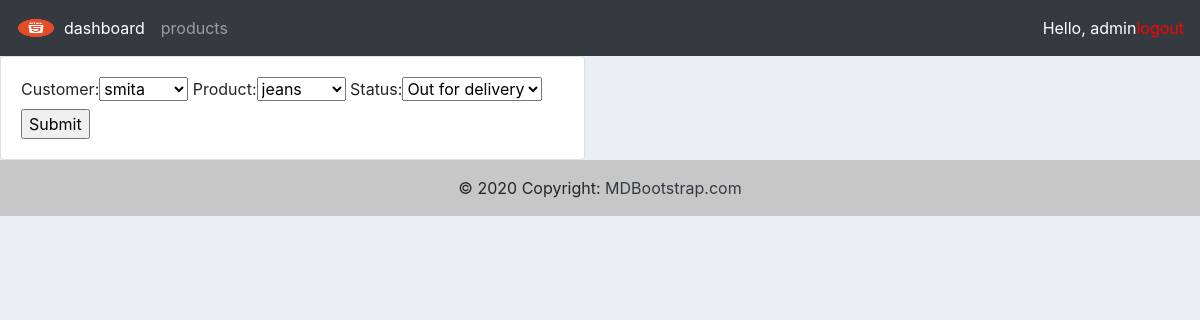
/update_order/1 (signed in), run on the app's committed database.
### accounts/models.py (models this page shows)
class Order(models.Model):
	STATUS = (
			('Pending', 'Pending'),
			('Out for delivery', 'Out for delivery'),
			('Delivered', 'Delivered'),
			)
	customer = models.ForeignKey(Customer, null=True, on_delete= models.SET_NULL)
	product = models.ForeignKey(Product, null=True, on_delete= models.SET_NULL)
	date_created = models.DateTimeField(auto_now_add=True, null=True)
	status = models.CharField(max_length=200, null=True, choices=STATUS)

### accounts/views.py (the view)
# urls.py: path('update_order/<str:pk>', views.updateOrder, name="update_order"),
@login_required(login_url='login')
def updateOrder(request, pk):
	order = Order.objects.get(id=pk)
	form = OrderForm(instance=order)
	if request.method == 'POST':
		form = OrderForm(request.POST, instance=order)
		if form.is_valid():
			form.save()
			return redirect('/')
	context = {'form':form}
	return render(request, 'order_form.html',context)

### accounts/forms.py
class OrderForm(ModelForm):
	class Meta:
		model = Order
		fields = '__all__'

### accounts/models.py (called while the page is built)
	def __str__(self):
		return self.name

	def __str__(self):
		return self.name

### accounts/templates/order_form.html (shortened to what this page needs)
{%  extends 'main.html' %}
{% load static %}
{% block content %}
<div class="row">
	<div class="col-md-6">
		<div class="card card-body">
			<form action="" method="POST">
				{{form}}
				<input type="submit" name="Submit">
			</form>
		</div>
	</div>
</div>
{% endblock %}

### accounts/templates/navbar.html (shortened to what this page needs)
{% load static %}
<nav class="navbar navbar-expand-lg navbar-dark bg-dark">
  <img src="{% static 'images/im.png' %}" style="height: 20px; width: 40px;">
  <div class="collapse navbar-collapse" id="navbarNav">
    <ul class="navbar-nav">
      <li class="nav-item active">
        <a class="nav-link" href=" {% url 'home'%}">dashboard <span class="sr-only">(current)</span></a>
      </li>
      <li class="nav-item">
        <a class="nav-link" href="{% url 'products'%}">products</a>
      </li>
    </ul>
  </div>
  <span class="hello-msg" style="color: white;" >Hello, {{request.user}} </span>
  <span>
    <a class="hello-msg" href=" {% url 'logout' %} " style="color: red;" >logout</a>
  </span>
</nav>

### static/css/style.css (style rules this page uses)
body { background-color: #ebeff5; }

### data on the page
Order: customer "smita", product "jeans", status "Out for delivery"

### other printed values
{{ request.user }} "admin"
